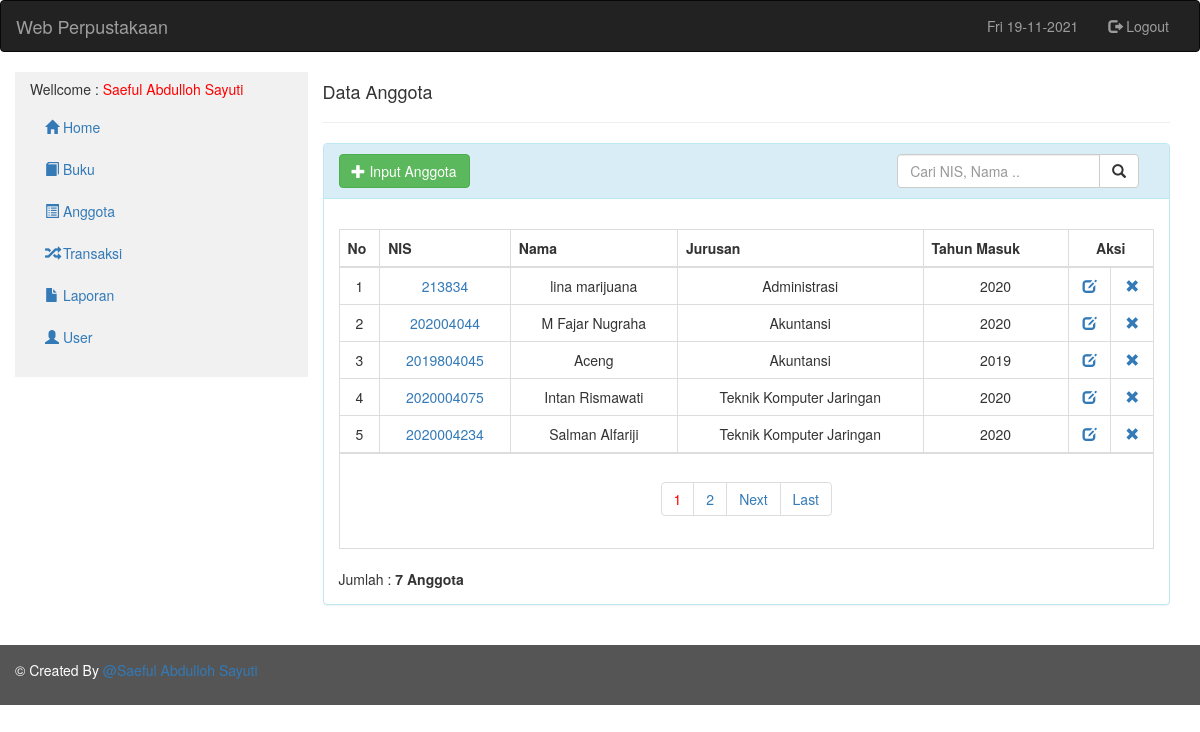
Screenshot of /admin/index.php?page=anggota (signed in) with the database file from the repository.
### tables this page shows
CREATE TABLE `tbl_anggota` (
  `nis` int(11) NOT NULL,
  `nama` varchar(250) NOT NULL,
  `tempat_lahir` varchar(50) NOT NULL,
  `tgl_lahir` varchar(15) NOT NULL,
  `jk` enum('L','P') NOT NULL,
  `jurusan` varchar(50) NOT NULL,
  `thn_masuk` varchar(4) NOT NULL
);

### admin/anggota_data.php (the view, shortened to what this page needs)
<div class="col-sm-9">
      <h4>Data Anggota</h4>
      <hr>
</div>
<div id="loginbox" style="margin-top: ;" class="mainbox col-md-9">
	<div class="panel panel-info">
		<div class="panel-heading">
			<a href="?page=anggota_input" class="btn btn-large btn-success"><span class="glyphicon glyphicon-plus"></span> Input Anggota</a>
			<div class="pull-right col-md-4">
				<form action="?page=anggota_search" method="post">
					<div class="input-group">
						<input type="text" name="cari" class="form-control" placeholder="Cari NIS, Nama ..">
						<span class="input-group-btn">
							<button type="submit" class="btn btn-default" type="button">
								<span class="glyphicon glyphicon-search"></span>
							</button>
						</span>
					</div>
				</form>
			</div>
		</div>
		<div style="padding-top: 10px" class="panel-body"><br>
			<table class="table table-bordered">
				<thead>
				<tr>
					<th width="5%">No</th>
					<th>NIS</th>
					<th>Nama</th>
					<th>Jurusan</th>
					<th>Tahun Masuk</th>
					<th style="text-align: center;" colspan="2">Aksi</th>
				</tr>
				</thead>
				<tbody>
				<?php
				include_once '../inc/class.perpus.php';
				$anggota = new anggota;
				$records_per_page=5;
				$query = "SELECT * FROM tbl_anggota";
				$newquery = $anggota->paging($query,$records_per_page);
				if (empty($page)) {
					$posisi = 0;
				}else{
					$posisi = ($page - 1) * $records_per_page;
				}
				$no=1+$posisi;
				foreach ($anggota->showData($newquery) as $value) {
					?>
					<tr style="text-align: center;">
					<td><?php echo $no; ?></td>
					<td><a href="?page=detil-anggota&nis=<?=$value['nis'];?>"><?php echo $value['nis']; ?></a></td>
					<td><?=$value['nama']; ?></td>
					<td><?=$value['jurusan']?></td>
					<td><?=$value['thn_masuk']?></td>
					<td>
						<a href="?page=anggota_edit&nis=<?=$value['nis']?>" title="edit"><span class="glyphicon glyphicon-edit"></span></a>
					</td>
					<td>
						<a href="?page=delete&nis=<?php print($value['nis']) ?>" onclick="return confirm('Anda yakin ingin menghapus data Anggota <?php echo $value['nama']; ?> ?')" title="Hapus"><span class="glyphicon glyphicon-remove"></span></a>
					</td>
					</tr>
					<?php
					$no++;
				}
				?>
				</tbody>
				<tr>
	        <td colspan="7" align="center">
			    <div class="pagination-wrap">
			      <?php $anggota->paginglink($query,$records_per_page); ?>
			    </div>
		  	  </td>
		    </tr>
			</table>
			Jumlah : <b><?php $anggota->jumlah($query); ?> Anggota</b>
		</div>
	</div>
</div>

### rows the page displays
tbl_anggota: nis "213834", nama "lina marijuana", jurusan "Administrasi", thn_masuk "2020"
tbl_anggota: nis "202004044", nama "M Fajar Nugraha", jurusan "Akuntansi", thn_masuk "2020"
tbl_anggota: nis "2019804045", nama "Aceng", jurusan "Akuntansi", thn_masuk "2019"
tbl_anggota: nis "2020004075", nama "Intan Rismawati", jurusan "Teknik Komputer Jaringan", thn_masuk "2020"
tbl_anggota: nis "2020004234", nama "Salman Alfariji", jurusan "Teknik Komputer Jaringan", thn_masuk "2020"

### other values shown
date('D'.' '.'d-m-Y') "Fri 19-11-2021"
$_SESSION['nama'] "Saeful Abdulloh Sayuti"
$row "7"
